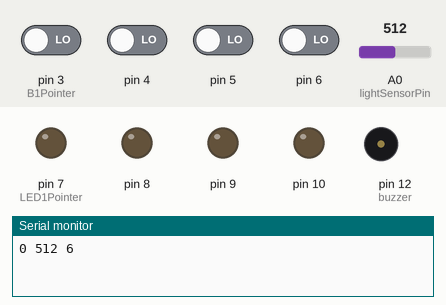
Recording of a sketch running on a simulated Arduino Uno, built with avr-gcc and run on an emulated ATmega328P. Parts: output pins drawn as LEDs (lit = HIGH), buzzer (waves = sounding), the last lines printed to the serial monitor. Dashed ring = blinking. The test bench sets the inputs (shaded band); at power-on: pin 3 (B1Pointer), pin 4–6 LOW, A0 (lightSensorPin) = 512.

Above: at 1.2 s.
1.3 s: pin 6 driven HIGH
4.3 s: pin 3 (B1Pointer) driven HIGH
At 4.96 s:
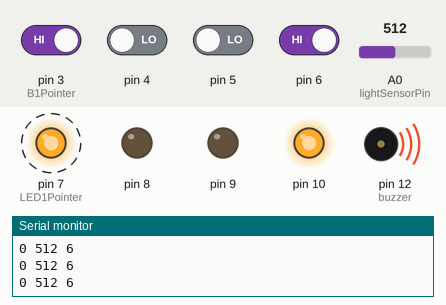
7.3 s: pin 4 driven HIGH
At 7.57 s:
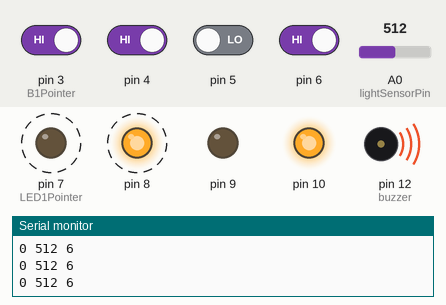
10.3 s: pin 5 driven HIGH
At 10.45 s:
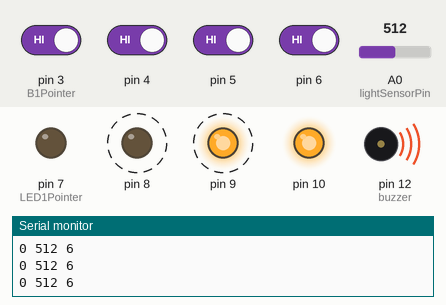
13.3 s: pin 5 driven LOW
At 13.51 s:
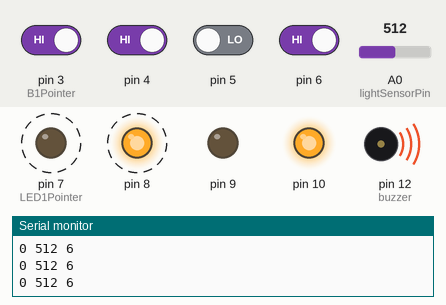
16.3 s: pin 3 (B1Pointer) driven LOW
At 17.78 s:
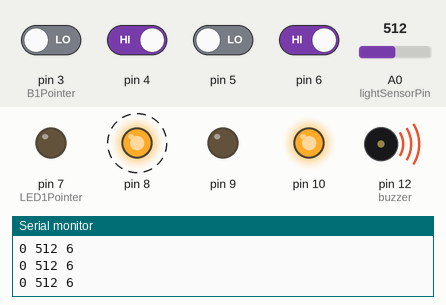
Timing chart, 0 to 20.3 s (numbered marks = the images above; inputs shaded):
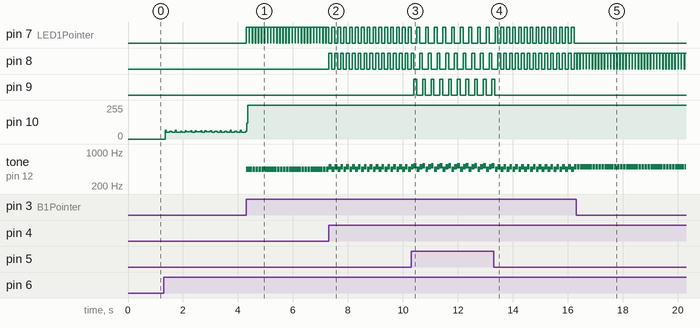

The sketch:

temp.ino
```cpp
int B1Pointer = 3;                        // First button pin
int BCount = 4;                           // Number of buttons
int LED1Pointer = 7;                      // First LED pin
int LEDCount = 4;                         // Number of LEDs
int lastLed = LED1Pointer + LEDCount - 1; // Last LED pin
int lastButton = B1Pointer + BCount - 1;  // Last button pin
int buzzer = 12;                          // Buzzer pin
int tones[] = {440, 494, 523};            // tone frequencies
int lightSensorPin = A0;                  // Analog pin for light sensor
int sunSet = 20;                          // Light sensor value for sunset

int state; // Current state of the system
int light;

void setup()
{
    state = 0;
    for (int i = 0; i < BCount; i++)
        pinMode(B1Pointer + i, INPUT);
    for (int i = 0; i < LEDCount; i++)
        pinMode(LED1Pointer + i, OUTPUT);
    pinMode(buzzer, OUTPUT);
    pinMode(lightSensorPin, INPUT);
    Serial.begin(9600);
}

void loop()
{
    light = analogRead(lightSensorPin);
    Serial.print(state);
    Serial.print(" ");
    Serial.print(light);
    Serial.print(" ");
    Serial.println(lastButton);

    while (state == 0)
    {
        if (digitalRead(lastButton) == HIGH)
        {
            state = 1;
            digitalWrite(lastLed, HIGH);
            delay(2);
        }
    }

    for (int i = 0; i < BCount; i++)
    {
        if (digitalRead(B1Pointer + i) == HIGH)
        {
            if (i == BCount - 1)
            {
                state = 0;
                digitalWrite(lastLed, LOW);
            }
            else
            {
                digitalWrite(LED1Pointer + i, HIGH);
                tone(buzzer, tones[i], 100);
                delay(100);
                leds(LOW);
            }
            delay(2);
        }
    }
    delay(5);
}

void leds(int state)
{
    for (int i = 0; i < LEDCount - 1; i++)
        digitalWrite(LED1Pointer + i, state);
}
void allBlink(int delayTime)
{
    for (int k = 0; k < 5; k++)
    {
        for (int i = 0; i < LEDCount; i++)
            digitalWrite(LED1Pointer + i, HIGH);
        delay(delayTime);
        for (int i = 0; i < LEDCount; i++)
            digitalWrite(LED1Pointer + i, LOW);
        delay(delayTime);
    }
}
void blink(int pin, int delayTime)
{
    digitalWrite(pin, HIGH);
    delay(delayTime);
    digitalWrite(pin, LOW);
    delay(delayTime);
}
//game over
```

Measured:
- after the input at 4.3 s, pin 7 (LED1Pointer): alternates HIGH for 0.10 s and LOW for 0.01 s, starting at once; tone on pin 12 (buzzer): alternates 440 Hz for 0.10 s and silent for 0.01 s, starting at once
- after the input at 7.3 s, pin 7 (LED1Pointer): alternates HIGH for 0.10 s and LOW for 0.11 s, starting after 0.12 s; pin 8: alternates HIGH for 0.10 s and LOW for 0.11 s, starting at once
- after the input at 10.3 s, pin 7 (LED1Pointer): alternates HIGH for 0.10 s and LOW for 0.22 s, starting after 0.21 s; pin 8: alternates HIGH for 0.10 s and LOW for 0.22 s, starting after 0.31 s; pin 9: alternates HIGH for 0.10 s and LOW for 0.22 s, starting after 0.10 s
- after the input at 13.3 s, pin 7 (LED1Pointer): alternates HIGH for 0.10 s and LOW for 0.11 s, starting after 0.27 s; pin 8: alternates HIGH for 0.10 s and LOW for 0.11 s, starting after 0.37 s; pin 9: goes on until 13.3 s, then stays LOW
- after the input at 16.3 s, pin 7 (LED1Pointer): stops changing and stays LOW; pin 8: alternates HIGH for 0.10 s and LOW for 0.01 s, starting at once
